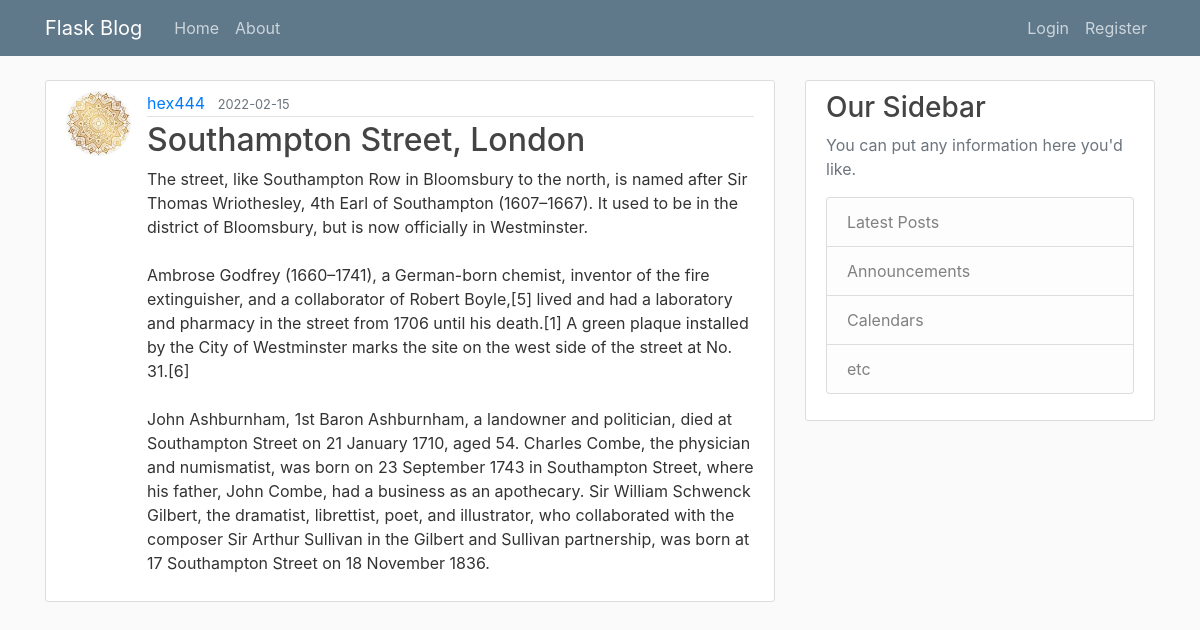
Page /post/7 on the committed database.
### flaskblog/models.py (models this page shows, shortened)
class User(db.Model, UserMixin):
    id = db.Column(db.Integer, primary_key=True)
    username = db.Column(db.String(20), unique=True, nullable=False)
    email = db.Column(db.String(120), unique=True, nullable=False)
    image_file = db.Column(db.String(20), nullable=False, default='default.jpg')
    password = db.Column(db.String(60), nullable=False)
    posts = db.relationship('Post', backref="author", lazy=True)

class Post(db.Model):
    id = db.Column(db.Integer, primary_key=True)
    title = db.Column(db.String(100), nullable=False)
    date_posted = db.Column(db.DateTime, nullable=False, default=datetime.utcnow)
    content = db.Column(db.Text, nullable=False)
    user_id = db.Column(db.Integer, db.ForeignKey('user.id'), nullable=False)

### flaskblog/routes.py (the view)
@app.route('/post/<int:post_id>')
def post(post_id):
    post = Post.query.get_or_404(post_id)
    return render_template('post.html', title=post.title, post=post)

### flaskblog/templates/post.html (shortened to what this page needs)
{% extends "layout.html" %}
{% block content %}
    <article class="media content-section">
    <img src="{{ url_for('static', filename='profile_pics/' + post.author.image_file) }}" alt="pfp of author" class="rounded-circle article-img">
        <div class="media-body">
        <div class="article-metadata">
            <a class="mr-2" href="{{url_for('user_posts', username=post.author.username)}}">{{ post.author.username }}</a>
            <small class="text-muted">{{ post.date_posted.strftime("%Y-%m-%d") }}</small>
        </div>
        <h2 class="article-title">{{ post.title }}</h2>
        <p class="article-content">{{ post.content }}</p>
        </div>
    </article>
{% endblock content %}

### flaskblog/static/main.css (style rules this page uses)
body { background: #fafafa; color: #333333; margin-top: 5rem; }
h1, h2, h3, h4, h5, h6 { color: #444444; }
.content-section { background: #ffffff; padding: 10px 20px; border: 1px solid #dddddd; border-radius: 3px; margin-bottom: 20px; }
.article-title { color: #444444; }
.article-content { white-space: pre-line; }
.article-img { height: 65px; width: 65px; margin-right: 16px; }
.article-metadata { padding-bottom: 1px; margin-bottom: 4px; border-bottom: 1px solid #e3e3e3 }

### rows in the picture
User: image_file (picture), author.username "hex444"
Post: date_posted "2022-02-15", title "Southampton Street, London", content "The street, like Southampton Row in Bloomsbury to the north, is named after Sir Thomas Wriothesley, 4th Earl of Southampton (1607–1667). It used to be in the district of Bloomsbury, but is now officially in Westminster. Ambrose Godfrey (1660–1741), a German-born chemist, inventor of the fire extinguisher, and a collaborator of Robert Boyle,[5] lived and had a laboratory and pharmacy in the street from 1706 until his death.[1] A green plaque installed by the City of Westminster marks the site on the west side of the street at No. 31.[6] John Ashburnham, 1st Baron Ashburnham, a landowner and politician, died at Southampton Street on 21 January 1710, aged 54. Charles Combe, the physician and…"
